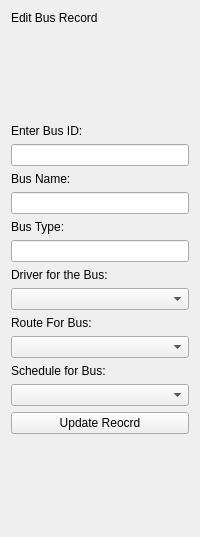
             <widget class="QWidget" name="EditBusPage">
              <layout class="QVBoxLayout" name="verticalLayout_7">
               <item>
                <widget class="QLabel" name="label_7">
                 <property name="text">
                  <string>Edit Bus Record</string>
                 </property>
                </widget>
               </item>
               <item>
                <spacer name="verticalSpacer_6">
                 <property name="orientation">
                  <enum>Qt::Vertical</enum>
                 </property>
                 <property name="sizeHint" stdset="0">
                  <size>
                   <width>20</width>
                   <height>93</height>
                  </size>
                 </property>
                </spacer>
               </item>
               <item>
                <widget class="QLabel" name="label_10">
                 <property name="text">
                  <string>Enter Bus ID:</string>
                 </property>
                </widget>
               </item>
               <item>
                <widget class="QLineEdit" name="lineEdit_5"/>
               </item>
               <item>
                <widget class="QLabel" name="label_11">
                 <property name="text">
                  <string>Bus Name:</string>
                 </property>
                </widget>
               </item>
               <item>
                <widget class="QLineEdit" name="lineEdit_4"/>
               </item>
               <item>
                <widget class="QLabel" name="label_12">
                 <property name="text">
                  <string>Bus Type:</string>
                 </property>
                </widget>
               </item>
               <item>
                <widget class="QLineEdit" name="lineEdit_6"/>
               </item>
               <item>
                <widget class="QLabel" name="label_9">
                 <property name="text">
                  <string>Driver for the Bus:</string>
                 </property>
                </widget>
               </item>
               <item>
                <widget class="QComboBox" name="comboBox_2"/>
               </item>
               <item>
                <widget class="QLabel" name="label_63">
                 <property name="text">
                  <string>Route For Bus:</string>
                 </property>
                </widget>
               </item>
               <item>
                <widget class="QComboBox" name="comboBox_8"/>
               </item>
               <item>
                <widget class="QLabel" name="label_75">
                 <property name="text">
                  <string>Schedule for Bus:</string>
                 </property>
                </widget>
               </item>
               <item>
                <widget class="QComboBox" name="comboBox_15"/>
               </item>
               <item>
                <widget class="QPushButton" name="pushButton_12">
                 <property name="text">
                  <string>Update Reocrd</string>
                 </property>
                </widget>
               </item>
               <item>
                <spacer name="verticalSpacer_5">
                 <property name="orientation">
                  <enum>Qt::Vertical</enum>
                 </property>
                 <property name="sizeHint" stdset="0">
                  <size>
                   <width>20</width>
                   <height>92</height>
                  </size>
                 </property>
                </spacer>
               </item>
              </layout>
             </widget>
